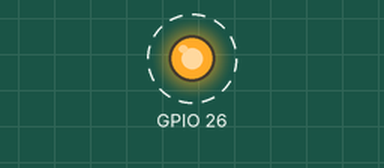
This program was run on a simulated Raspberry Pi (BCM pin numbers). On the bench: output pins drawn as LEDs (lit = HIGH). Dashed ring = blinking. At 10.0 s the program stops and its outputs stay as they are.

Above: at 0.5 s.
Timing chart, 0 to 4.6 s (numbered marks = the images above):
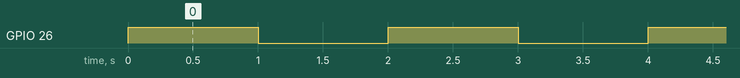

Measured:
- by itself, GPIO 26: alternates HIGH for 1.0 s and LOW for 1.0 s, 10 changes in all, then stays LOW

The program:

drive_solenoid_class.py
```python
import RPi.GPIO as GPIO


class DriveSolenoid:

    def __init__(self, pin:int):
        self.pin = pin

        GPIO.setmode(GPIO.BCM)
        GPIO.setup(pin, GPIO.OUT)


    def set_sol_pin_state(self, pin_state:bool=True):
        GPIO.output(self.pin, pin_state)


if __name__=="__main__":

    import time

    sol_class = DriveSolenoid(26)

    state = True
    for i in range(10):

        sol_class.set_sol_pin_state(pin_state=state)
        time.sleep(1)

        state=not(state)
```
